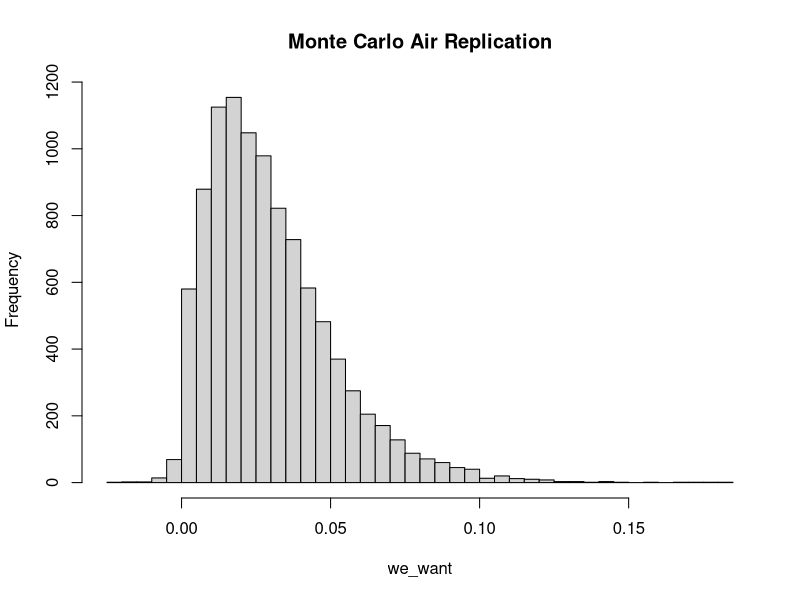
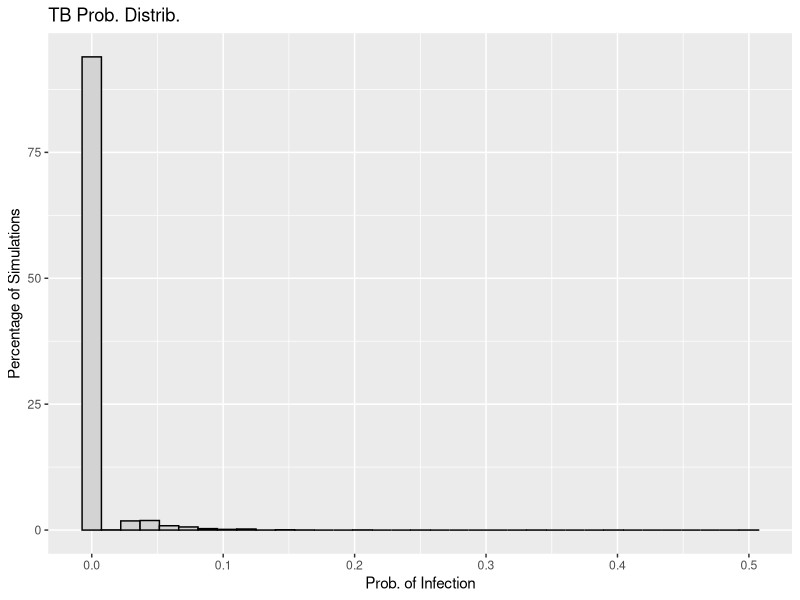
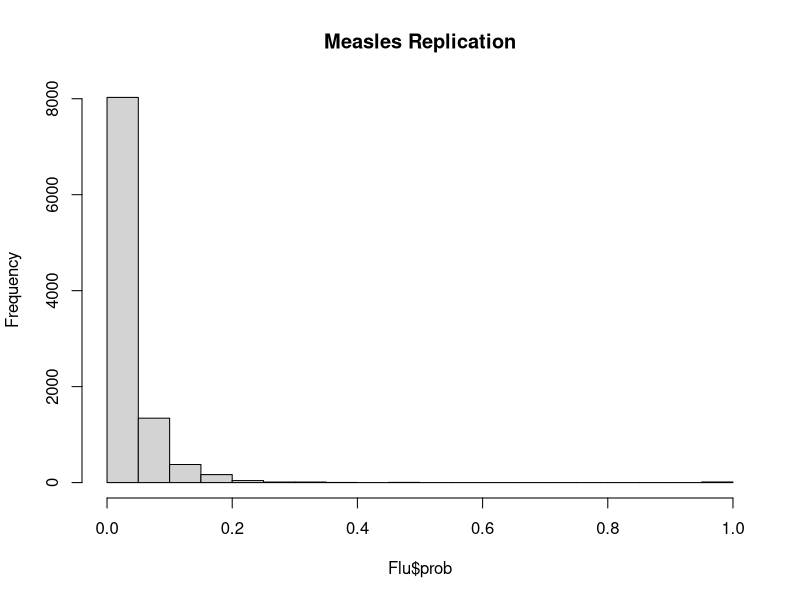

R code for these plots, in order: (Note: this script raises an error after producing the figures.)
## ---- chunk 1
set.seed(400)
## ---- chunk 2
library(dplyr)
library(stats)
library(tidyr)
library(tidyverse)
library(broom)
library(ggplot2)
library(tibble)
## ---- chunk 3
m <- 10000

monte_AIR <- function(m) {
  storing <- numeric(m)
  for (i in 1:m){
    p <- rnorm(1, mean = 0.48, sd = 0.20)
    I <- 1
    phi <- rnorm(1, mean = 100, sd = 20)
    V <- 132
    N <- rnorm(1, mean = 3, sd = 0.5)
    t <- rnorm(1, mean = 0.5, sd = 0.167)
  
    form <- ((p*I*phi)/V) * ((N*t + exp(-N*t) - 1) / (N^2))
  
    storing[i] <- 1 - exp(-form)
  }
  return(storing)
}

we_want <- monte_AIR(m)

mean(we_want)

hist(we_want , breaks = 35, main = "Monte Carlo Air Replication")
## ---- chunk 4
# Wells-Riley formula: 

## vent_mean = 4 <- ventilation rate
## breath_mean = 0.48 <- pumonary ventilation rate
## time_mean = 0.5 <- 30min /1 hr

air_monte <- function(m = 10000, quanta_mean, quanta_sd, 
                      room_vol=132, infect=1, vent_mean=4, vent_sd=1, 
                      breath_mean=0.48, breath_sd=0.2, 
                      time_mean=0.5, time_sd=0.167, s_mean = 19, s_sd=10) {

  
    p_vec <- pmax(rnorm(m, breath_mean, breath_sd), 0)
    phi_vec <- pmax(rnorm(m, quanta_mean, quanta_sd), 0)
    t_vec <- pmax(rnorm(m, time_mean, time_sd), 0)
    Q_vec <- pmax(rnorm(m, vent_mean, vent_sd), 0.01)
    S0_vec <- pmax(round(rnorm(m, s_mean, s_sd)), 1)
    I_vec <- infect
    
      # exposure term
    X_vec <- (I_vec * phi_vec * p_vec * t_vec) / Q_vec
    
      # infection prob. 
    P_vec <- 1 - exp(-X_vec)
    
    new_infect <- S0_vec * P_vec
    S_after <- S0_vec - new_infect
    
    res_df <- tibble::tibble(
      p = p_vec, phi=phi_vec, t=t_vec, Q=Q_vec, S0=S0_vec, 
      X=X_vec, prob=P_vec, infections=new_infect, survivors=S_after
    )
    
    summ <- list(
      mean_prob = mean(res_df$prob),
      mean_infections = mean(res_df$infections),
      prob_quantiles = quantile(res_df$prob, c(0.25,0.5,0.75,0.9,0.95)),
      inf_quantiles = quantile(res_df$infections, c(0.25,0.5,0.75,0.9,0.95))
    )
    return(list(data=res_df, summary=summ))
}

plot_prob <- function(sim_res, title="Infection Prob. Distribution"){
  df <- sim_res$data
  ggplot(df, aes(x=prob)) +
    geom_histogram(aes(y=..count.. / sum(..count..) * 100), bins=35, closed="left") +
    labs(x="Infection Prob. for an Individual(P)", 
         y="Percent of Simulation (%)",
         title=title)
}
## ---- chunk 5
TB <- air_monte(m=10000, quanta_mean=12.7, quanta_sd=3.0)
Flu <- air_monte(m=10000, quanta_mean=100, quanta_sd=25.0)
Meas <- air_monte(m=10000, quanta_mean=570, quanta_sd=143.0)
SARS <- air_monte(m=10000, quanta_mean=2.7, quanta_sd=1.2)

## ---- chunk 6
better_monte <- function(m = 10000, dis_quanta, quanta_sd, room_vol = 132, 
                         infected_individuals = 1, ACH = 4){ 
  probability_inf <- numeric(m)
  num_new_infect <- numeric(m)
  sus_persons <- numeric(m)

  for(i in 1:m) {
    
    p_2 <- max(rnorm(1, mean = 0.48, sd = 0.20), 0)
    phi_2 <- max(rnorm(1, mean = dis_quanta, sd = quanta_sd),0)
    t_2 <- max(rnorm(1, mean = 0.5, sd = 0.167), 0)
    S0 <- max(round(rnorm(1, mean = 19, sd = 10)),1)
    
    q_2 <- infected_individuals * phi_2
 
    
    nucci <- ((p_2*q_2)/room_vol) * 
      ((ACH * t_2 + exp(-ACH *t_2) -1) / (ACH^2))
    
    S_t <- S0 * exp(-nucci)
    
    
    exp_inf <- S0 - S_t
    inf <- rpois(1, lambda = exp_inf)
    
    sus_prob <- inf / S0
    
    probability_inf[i] <- sus_prob
    num_new_infect[i] <- inf
    sus_persons[i] <- S_t
  }
  
  return(list(prob = probability_inf,
              infections = num_new_infect,
              survivors = sus_persons,
              summary = list(mean_prob = mean(probability_inf),
                             mean_infections = mean(num_new_infect),
                             prob_quantiles = quantile(probability_inf, 
                                                       c(0.25, 0.5, 0.75, 
                                                         0.9, 0.95)),
                             inf_quantiles = quantile(num_new_infect, 
                                                      c(0.25, 0.5, 0.75, 
                                                        0.9, 0.95)))))

}

TB <- better_monte(10000, dis_quanta = 12.7, quanta_sd = 3.0,
                   room_vol = 132, infected_individuals = 1, 
                   ACH = 4)

mean(TB$prob)

TB_df <- data.frame(prob = TB$prob)

TB_plot <- ggplot(data = TB_df, aes(x = prob)) + 
  geom_histogram(aes(y = ..count.. /sum(..count..) *100),
                 bins = 35, 
                 fill = "lightgrey",
                 color = "black") +
  labs(title = "TB Prob. Distrib.",
       x = "Prob. of Infection",
       y = "Percentage of Simulations")

TB_plot

## ---- chunk 7
Flu <- better_monte(10000, dis_quanta = 100, quanta_sd = 25.0,
                   room_vol = 132, infected_individuals = 1, 
                   ACH = 4)

mean(Flu$prob)
hMeas <- hist(Flu$prob, breaks = 35, main = "Measles Replication")

hFLu$counts <- hFlu$counts / sum(hFlu$counts) * 100

plot(h, main = "Flu Prob Freq Distrib")


densF <- density(Flu$prob)

densF$y <- densF$y / sum(densF$y) *100

plot(densF, main = "Flu: Prob Freq Distrib 2")
## ---- chunk 8
Meas <- better_monte(10000, dis_quanta = 570, quanta_sd = 173.0,
                   room_vol = 132, infected_individuals = 1, 
                   ACH = 4)

mean(Meas$prob)

hM <- hist(Meas$prob, breaks = 35, main = "Measles Replication")

hM$counts <- hM$counts / sum(hM$counts) * 100

plot(hM, main = "Measles Prob Freq Distrib")


densM <- density(Meas$prob)

densM$y <- densM$y / sum(densM$y) *100

plot(densM, main = "Measles: Prob Freq Distrib 2")

## ---- chunk 9
SARS <- better_monte(10000, dis_quanta = 2.7, quanta_sd = 1.2,
                   room_vol = 132, infected_individuals = 1, 
                   ACH = 4)

mean(SARS$prob)

hSARS <- hist(SARS$prob, breaks = 35, main = "SARS Graph")

hSARS$counts <- hSARS$counts / sum(hSARS$counts) * 100

plot(hSARS, main = "SARS Prob Freq Distrib")


densSARS <- density(SARS$prob)

densSARS$y <- densSARS$y / sum(densSARS$y) *100

plot(densSARS, main = "SARS: Prob Freq Distrib 2")

## ---- chunk 10
sum_disease <- tibble::tibble(
  Disease=c("TB","Flu", "Meas", "SARS"),
  Mean_Prob = c(TB$summary$mean_prob,
                Flu$summary$mean_prob,
                Meas$summary$mean_prob,
                SARS$summary$mean_prob),
  Mean_Infections = c(TB$summary$mean_infections,
                      Flu$summary$mean_infections,
                      Meas$summary$mean_infections,
                      SARS$summary$mean_infections),
  Prob_25 = c(TB$summary$prob_quantiles[1],
              Flu$summary$prob_quantiles[1],
              Meas$summary$prob_quantiles[1],
              SARS$summary$prob_quantiles[1]),
  Prob_50 = c(TB$summary$prob_quantiles[2],
              Flu$summary$prob_quantiles[2],
              Meas$summary$prob_quantiles[2],
              SARS$summary$prob_quantiles[2]),
  Prob_75 = c(TB$summary$prob_quantiles[3],
              Flu$summary$prob_quantiles[3],
              Meas$summary$prob_quantiles[3],
              SARS$summary$prob_quantiles[3]),
  Prob_90 = c(TB$summary$prob_quantiles[4],
              Flu$summary$prob_quantiles[4],
              Meas$summary$prob_quantiles[4],
              SARS$summary$prob_quantiles[4]),
  Prob_95 = c(TB$summary$prob_quantiles[5],
              Flu$summary$prob_quantiles[5],
              Meas$summary$prob_quantiles[5],
              SARS$summary$prob_quantiles[5])
)

sum_dis_round <- sum_disease %>%
  mutate(across(where(is.numeric), ~ round(.x,3)))

sum_dis_round

## ---- chunk 11

## The monte carlo simulation results estimate the infection risk for four airborne disease in a standard waiting room scenario. 

## Tuberculosis: moderate mean infection prob of 0.499 per susceptible individual, with approx 9.6 expected new infections, high variability: range from 0.342 to 0.857, showing potential higher-risk scenarios in dif conditions

## Influenza: higher mean prob: 0.941, nearly 18 expected infections, median and upper quantiles approach 1, infection is almost certain in the environment

## Measles: highest risk, mean prob. of 0.987, almost entire susceptible pop expected to become infected, all quantiles 1

## SARS: low mean prob: 0.153, roughly 3 expected new infections, moderate variability ranges from 0.072 to 0.369

## *infection risk is strongly driven by the disease'airborne quanta generation rate: meas and flu-high risk, tb-moderate risk, sars-lower risk

## ---- chunk 12

TB_df <- data.frame(prob=as.numeric(TB$prob), Disease="TB")
Measles_df <- data.frame(prob=as.numeric(Measles$prob), Disease = "Measles")
Influenza_df <- data.frame(prob=as.numeric(Influenza$prob), Disease = "Influenza")
SARS_df <- data.frame(prob=as.numeric(SARS$prob), Disease="SARS")

combined_df <- rbind(TB_df, Measles_df, Influenza_df, SARS_df)
combined_df$prob <- pmin(pmax(combined_df$prob, 0),1)

ggplot(combined_df, aes(x=prob, fill=Disease, color=Disease)) +
  geom_histogram(aes(y= ..count.. / sum(..count..) * 100),
                  bins=35, position="identity", alpha=0.4) +
  labs(title="Prob. of Infection Distribution by Disease",
       x = "Probability of Infection",
       y = "Percentage of Simulations") +
  scale_color_manual(values = c("TB" = "green", "Measles" = "magenta",
                               "Influenza"="blue", "SARS"="yellow3")) +
  scale_fill_manual(values = c("TB" = "green", "Measles" = "magenta",
                               "Influenza"="blue", "SARS"="yellow3")) +
  theme_minimal()

## ---- chunk 13
scenario_monte <- function(m = 10000, dis_quantaS, quanta_sdS, room_vol = 300, 
                         infected_individuals = 1, ACH = 4, t_scen = max(rnorm(1, mean = 1, sd = 0.167))){ 
  prob_inf <- numeric(m)
  num_infec <- numeric(m)
  sus_per <- numeric(m)

  for(i in 1:m) {
    
    p_scen <- max(rnorm(1, mean = 0.48, sd = 0.20), 0)
    phi_scen <- max(rnorm(1, mean = dis_quantaS, sd = quanta_sdS),0)
    S0_scen <- max(round(rnorm(1, mean = 19, sd = 10)),1)
    
    q_2_scen <- infected_individuals * phi_scen
 
    nucci_scen <- ((p_scen*q_2_scen)/room_vol) * 
      ((ACH * t_scen + exp(-ACH * t_scen) -1) / (ACH^2))
    
    S_t_scen <- S0_scen * exp(-nucci_scen)
    
    exp_inf_scen <- S0_scen - S_t_scen
    inf_scen <- rpois(1, lambda = exp_inf_scen)
    
    sus_prob_scen <- inf_scen / S0_scen
    
    prob_inf[i] <- sus_prob_scen
    num_infec[i] <- inf_scen
    sus_per[i] <- S_t_scen
  }
  
  return(list(prob = prob_inf,
              infections = num_infec,
              survivors = sus_per,
              summary = list(mean_prob = mean(prob_inf),
                             mean_infections = mean(num_infec),
                             prob_quantiles = quantile(prob_inf, 
                                                       c(0.25, 0.5, 0.75, 
                                                         0.9, 0.95)),
                             inf_quantiles = quantile(num_infec, 
                                                      c(0.25, 0.5, 0.75, 
                                                        0.9, 0.95)))))

}

scenario_1 <- scenario_monte(10000, dis_quantaS = 12.7, quanta_sdS = 3.0,
                   room_vol = 300, infected_individuals = 1, 
                   ACH = 4, t_scen = max(rnorm(1, mean = 1, sd = 0.167)))

mean(scenario_1$prob)
## ---- chunk 14
scen1_TB <- scenario_monte(10000, dis_quanta = 12.7, quanta_sd = 3.0,
                   room_vol = 300, infected_individuals = 1, 
                   ACH = 4)
scen1_meas <- scenario_monte(10000, dis_quanta = 100, quanta_sd = 25.0,
                   room_vol = 300, infected_individuals = 1, 
                   ACH = 4)
scen1_flu <- scenario_monte(10000, dis_quanta = 570, quanta_sd = 173.0,
                   room_vol = 300, infected_individuals = 1, 
                   ACH = 4)

TB_df1 <- data.frame(prob=as.numeric(scen1_TB$prob), Disease="TB")
Meas_df1 <- data.frame(prob=as.numeric(scen1_meas$prob), Disease="Measles")
Flu_df1 <- data.frame(prob=as.numeric(scen1_flu$prob), Disease="Influenza")

comb_df1 <- rbind(TB_df1, Meas_df1, Flu_df1)
comb_df1$prob <- pmin(pmax(comb_df1$prob, 0),1)

ggplot(comb_df1, aes(x=prob, fill=Disease, color=Disease)) +
  geom_histogram(aes(y=..count.. / sum(..count..) * 100),
                 bins=35, position="identity", alpha=0.4) +
  labs(title="Scenario 1: Probability of Infection Distribution by Disease",
       x="Probability of Infection",
       y = "Percentage of Simulations") +
  scale_color_manual(values = c("TB" = "green", "Measles" = "magenta",
                               "Influenza"="blue")) +
  scale_fill_manual(values = c("TB" = "green", "Measles" = "magenta",
                               "Influenza"="blue")) +
  theme_minimal()


## ---- chunk 15

scenario_2 <- scenario_monte(10000, dis_quantaS = 12.7, quanta_sdS = 3.0,
                             room_vol = 132, infected_individuals = 2, ACH = 4,
                             t_scen = max(rnorm(1, mean = 0.5, sd = 0.167)))

mean(scenario_2$prob)

## ---- chunk 16
scen_1_M <- scenario_monte(10000, dis_quantaS = 570, quanta_sdS = 143.0,
                   room_vol = 300, infected_individuals = 1, 
                   ACH = 4, t_scen = max(rnorm(1, mean = 1, sd = 0.167)))

mean(scen_1_M$prob)
## ---- chunk 17

scen_2_M <- scenario_monte(10000, 570, 143.0, 132, 2, 4, max(rnorm(1, mean = 0.5, sd = 0.167)))

mean(scen_2_M$prob)
## ---- chunk 18
s1_Flu <- scenario_monte(10000, 100, 25.0, 300, 1, 4, 
                         max(rnorm(1, mean = 1, sd = 0.167)))

mean(s1_Flu$prob)
## ---- chunk 19

s2_Flu <- scenario_monte(10000, 100, 25.0, 132, 2, 4, 
                         max(rnorm(1, mean = 0.5, sd = 0.167)))
mean(s2_Flu$prob)
## ---- chunk 20
scen2_TB <- scenario_monte(10000, dis_quanta = 12.7, quanta_sd = 3.0,
                   room_vol = 50, infected_individuals = 2, 
                   ACH = 4)
scen2_meas <- scenario_monte(10000, dis_quanta = 100, quanta_sd = 25.0,
                   room_vol = 50, infected_individuals = 2, 
                   ACH = 4)
scen2_flu <- scenario_monte(10000, dis_quanta = 570, quanta_sd = 173.0,
                   room_vol = 50, infected_individuals = 2, 
                   ACH = 4)

TB_df2 <- data.frame(prob=as.numeric(scen2_TB$prob), Disease="TB")
Meas_df2 <- data.frame(prob=as.numeric(scen2_meas$prob), Disease="Measles")
Flu_df2 <- data.frame(prob=as.numeric(scen2_flu$prob), Disease="Influenza")

comb_df2 <- rbind(TB_df2, Meas_df2, Flu_df2)
comb_df2$prob <- pmin(pmax(comb_df2$prob, 0),1)

ggplot(comb_df2, aes(x=prob, fill=Disease, color=Disease)) +
  geom_histogram(aes(y=..count.. / sum(..count..) * 100),
                 bins=35, position="identity", alpha=0.4) +
  labs(title="Scenario 2: Probability of Infection Distribution by Disease",
       x="Probability of Infection",
       y = "Percentage of Simulations") +
  scale_color_manual(values = c("TB" = "green", "Measles" = "magenta",
                               "Influenza"="blue")) +
  scale_fill_manual(values = c("TB" = "green", "Measles" = "magenta",
                               "Influenza"="blue")) +
  theme_minimal()
